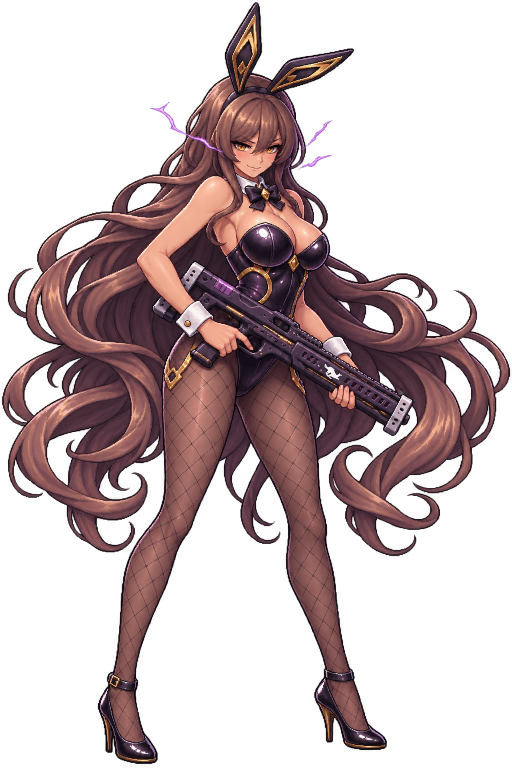
#> input picture standalone-game/assets/actor-appearances/mira-adler-v1/enraged-generated.png, 1024 x 1536 px (shown at 1/2 size)
$ python -i prepare-mira-assets.py   (imports and definitions only)
#> lines starting #> are read from the running program, lines starting #| are printed output that depends on the picture
"""Mira's scoped production recipe; shared image helpers and encoding settings.

Offline authored eye drawings and pinned loose-hair parts become complete native
frames. Playback does not paint faces. This is an asset exporter, not an app test.
"""
from pathlib import Path
from PIL import Image, ImageChops, ImageDraw
import argparse, importlib.util, json, math, shutil

ROOT = Path(__file__).resolve().parents[1]
JOB = ROOT / 'assets/actor-appearances/mira-adler-v1'
PUBLIC = ROOT / 'public/pawtrail-game/actor-studio'
SIZE = (320, 448)
CYCLE = 4200
FRAME_COUNT = 60
REVISION = 'v2'
BLINKS = {
    'normal': {'half': [36,39], 'closed': [37,38]},
    'enraged': {'half': [43,46], 'closed': [44,45]},
}

def module(name, file):
    spec = importlib.util.spec_from_file_location(name, ROOT / 'scripts' / file)
    value = importlib.util.module_from_spec(spec); spec.loader.exec_module(value)
    return value

# [1 line that did not run here, left out]
# [1 line that did not run here, left out]
#> further down, picture is the input picture: PIL image 1024x1536 RGBA; mean R, G, B, A 65.8, 42.5, 46.2, 96.6

def record(path, value):
    path.parent.mkdir(parents=True, exist_ok=True)
    path.write_text(json.dumps(value, indent=2) + '\n')

# Loose outside locks only: exclude planted legs, arms, face and weapon grip.
PARTS = {
    'normal': [
        ('left-curls', [(0,845),(285,845),(340,925),(338,1080),(304,1240),(0,1240)], 845, 1200, 7.0, .3),
        ('right-curls', [(660,860),(1024,830),(1024,1240),(650,1240),(650,1040)], 840, 1200, 7.8, -1.1),
        ('outer-lock', [(80,533),(312,478),(304,575),(225,621),(178,620),(90,650)], 475, 650, 3.6, .9),
    ],
    'enraged': [
        ('left-curls', [(0,740),(250,760),(292,852),(280,1130),(0,1130)], 740, 1090, 8.0, .3),
        ('right-curls', [(815,790),(1024,740),(1024,1140),(745,1140),(745,950)], 740, 1100, 8.8, -1.1),
        ('upper-lock', [(0,430),(290,415),(295,465),(210,525),(80,535),(0,585)], 410, 585, 4.0, .9),
    ],
}
# Each eye is registered to this actor/variant. No common eyelid/mouth stencil.
EYES = {
    'normal': {
        'target': [(452,249,496,280),(519,262,561,290)],
        'half': [(299,334,352,372),(386,348,430,383)],
        'closed': [(849,335,902,373),(932,348,976,383)],
    },
    'enraged': {
        'target': [(459,280,506,310),(533,284,576,315)],
        'half': [(290,989,352,1031),(383,999,432,1041)],
        'closed': [(840,993,902,1035),(926,1002,975,1044)],
    },
}

# [4 lines left out: function track, not called in this run]

def detach_energy(image):
    """Separate the authored violet arcs; restore only their small hair overlap.

    This local VFX cleanup never selects eyes, brows, skin or mouth pixels.
    Pixels under the tiny arc use neighboring original hair, not another face.
    """
    original=image.copy();energy=Image.new('RGBA',image.size);selected=set()
#> after `energy = Image.new('RGBA', image.size)`: energy: PIL image 1024x1536 RGBA; every value is 0
    for left,top,right,bottom in [(290,190,445,293),(599,260,692,360)]:
        for y in range(top,bottom):
            for x in range(left,right):
                r,g,b,a=original.getpixel((x,y))
                if a and b>170 and r>120 and b>r*.98 and b>g*1.4:
                    selected.add((x,y));energy.putpixel((x,y),(r,g,b,a))
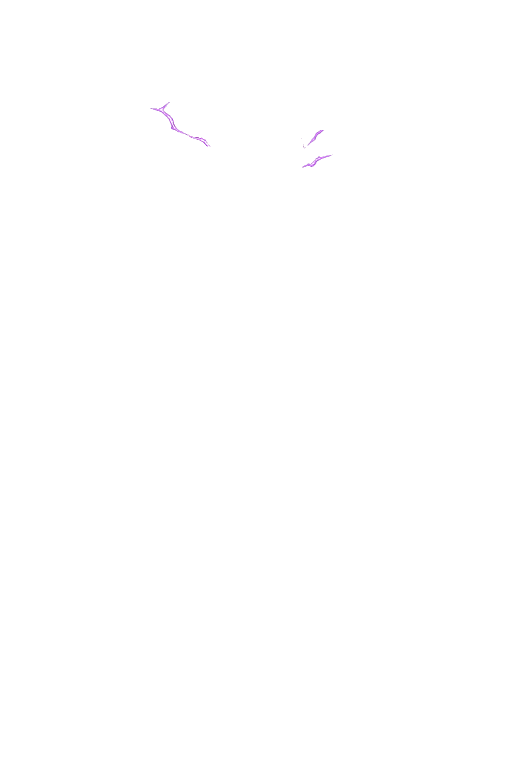
#> energy: PIL image 1024x1536 RGBA (shown at 1/2 size); mean R, G, B, A 0.1, 0.1, 0.2, 0.2; transparent parts drawn white
#> after the loop, selected = 1148 items
    for x,y in selected:
        neighbors=[];opaque=0
        for dx,dy in [(-4,0),(4,0),(0,-4),(0,4),(-3,-3),(3,3),(-3,3),(3,-3)]:
            px,py=x+dx,y+dy
            r,g,b,a=original.getpixel((px,py))
            if a:opaque+=1
            if a and (px,py) not in selected:neighbors.append((r,g,b,a))
        if opaque>=6 and neighbors:
            image.putpixel((x,y),tuple(sorted(c[i] for c in neighbors)[len(neighbors)//2] for i in range(4)))
        else:image.putpixel((x,y),(0,0,0,0))
#> this loop made 1148 passes
#> (x, y) on passes 1 to 3: (343, 241), (646, 260), (632, 325)
    return energy

# [77 lines left out: functions illustrations, icon, not called in this run]

def portraits():
    portrait.portraits(JOB,'mira-adler','Mira Adler',set())

# [18 lines left out: function surfaces, not called in this run]

# [3 lines not run here, left out]

>>> from PIL import Image
>>> picture = Image.open('../assets/actor-appearances/mira-adler-v1/enraged-generated.png')
>>> result = detach_energy(picture)
